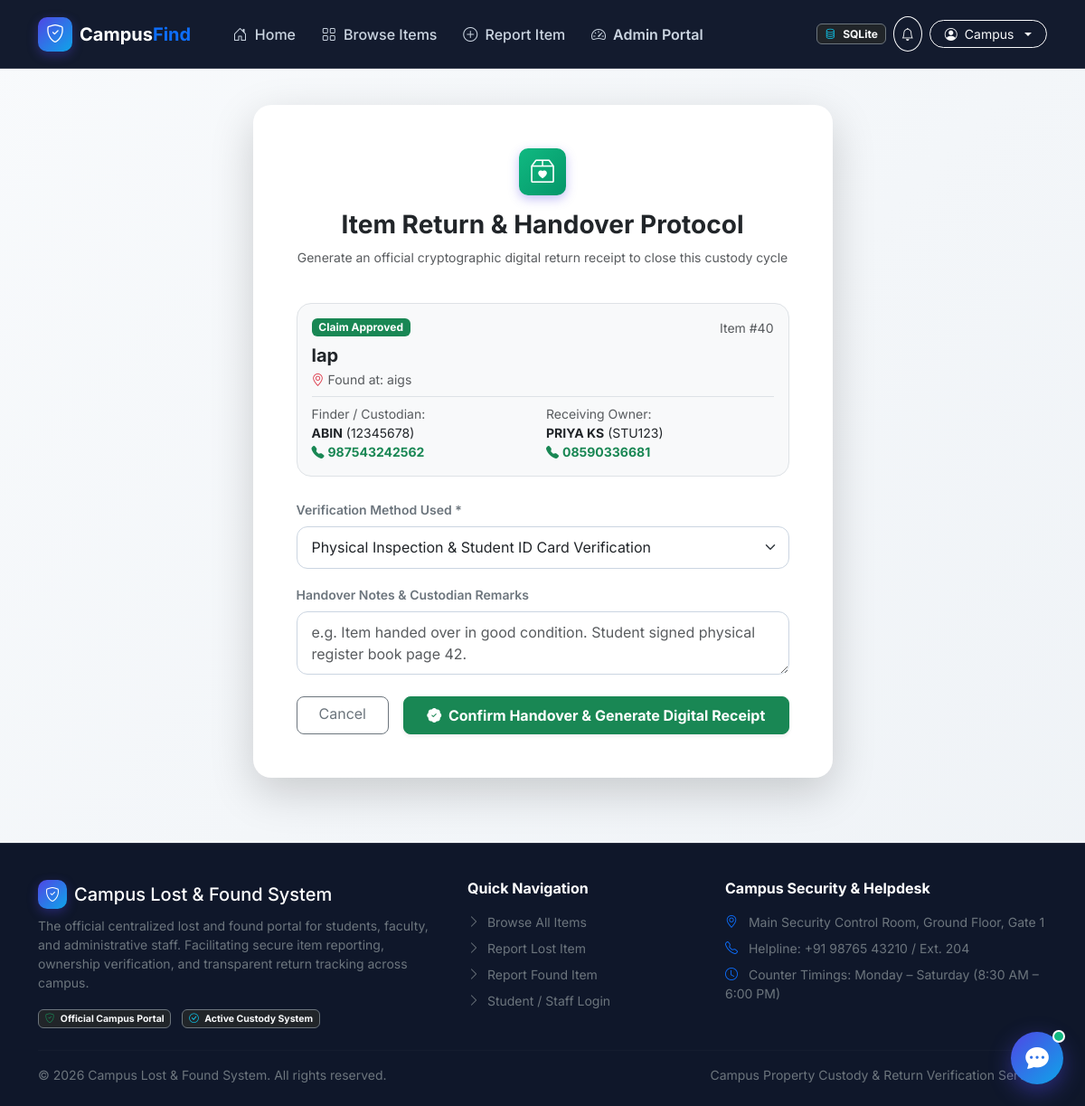
The page /admin/return/21 (signed in) on the database its author committed.
### tables this page shows
CREATE TABLE users (
                id INTEGER PRIMARY KEY AUTOINCREMENT,
                full_name TEXT NOT NULL,
                email TEXT NOT NULL UNIQUE,
                student_id TEXT NOT NULL UNIQUE,
                phone TEXT NOT NULL,
                password_hash TEXT NOT NULL,
                role TEXT DEFAULT 'student',
                department TEXT DEFAULT 'General',
                created_at TIMESTAMP DEFAULT CURRENT_TIMESTAMP
            );

CREATE TABLE items (
                id INTEGER PRIMARY KEY AUTOINCREMENT,
                user_id INTEGER NOT NULL,
                item_type TEXT NOT NULL,
                title TEXT NOT NULL,
                category_id INTEGER NOT NULL,
                description TEXT NOT NULL,
                location TEXT NOT NULL,
                event_date DATE NOT NULL,
                primary_color TEXT DEFAULT 'Unknown',
                brand TEXT DEFAULT 'Unknown',
                image_filename TEXT DEFAULT 'default_item.png',
                storage_location TEXT DEFAULT NULL,
                status TEXT DEFAULT 'open',
                is_resolved INTEGER DEFAULT 0,
                created_at TIMESTAMP DEFAULT CURRENT_TIMESTAMP,
                updated_at TIMESTAMP DEFAULT CURRENT_TIMESTAMP, secret_details TEXT DEFAULT NULL,
                FOREIGN KEY (user_id) REFERENCES users(id) ON DELETE CASCADE,
                FOREIGN KEY (category_id) REFERENCES categories(id)
            );

CREATE TABLE claims (
                id INTEGER PRIMARY KEY AUTOINCREMENT,
                item_id INTEGER NOT NULL,
                claimant_id INTEGER NOT NULL,
                proof_description TEXT NOT NULL,
                proof_image TEXT DEFAULT NULL,
                contact_number TEXT NOT NULL,
                status TEXT DEFAULT 'pending',
                admin_notes TEXT DEFAULT NULL,
                reviewed_by INTEGER DEFAULT NULL,
                reviewed_at TIMESTAMP DEFAULT NULL,
                created_at TIMESTAMP DEFAULT CURRENT_TIMESTAMP, secret_answer TEXT DEFAULT NULL, claim_match_score REAL DEFAULT 0.0, ai_recommendation TEXT DEFAULT NULL, risk_flags TEXT DEFAULT NULL, evidence_type TEXT DEFAULT NULL,
                FOREIGN KEY (item_id) REFERENCES items(id) ON DELETE CASCADE,
                FOREIGN KEY (claimant_id) REFERENCES users(id) ON DELETE CASCADE,
                FOREIGN KEY (reviewed_by) REFERENCES users(id)
            );

### app.py (the view, shortened to what this page needs)
@app.route('/admin/return/<int:claim_id>', methods=['GET', 'POST'])
@admin_required
def process_return(claim_id):
    claim = db.get_claim_by_id(claim_id)
    if not claim:
        abort(404)
    item = db.get_item_by_id(claim['item_id'])
    return render_template('admin_return_form.html', claim=claim, item=item)

### templates/admin_return_form.html (shortened to what this page needs)
{% extends "base.html" %}
{% block content %}
<div class="container py-4">
    <div class="row justify-content-center">
        <div class="col-lg-7">
            <div class="card card-custom border-0 shadow-lg p-4 p-md-5 bg-white">
                <div class="text-center mb-4">
                    <span class="navbar-brand-badge mb-2" style="width: 52px; height: 52px; font-size: 1.6rem; background: linear-gradient(135deg, #10b981, #059669);">
                        <i class="bi bi-box2-heart"></i>
                    </span>
                    <h3 class="fw-bold text-dark mt-2">Item Return &amp; Handover Protocol</h3>
                    <p class="text-muted small">Generate an official cryptographic digital return receipt to close this custody cycle</p>
                </div>
                <div class="p-3 bg-light rounded-4 mb-4 border">
                    <div class="d-flex justify-content-between align-items-center mb-2">
                        <span class="badge bg-success">Claim Approved</span>
                        <span class="small text-muted">Item #{{ item.id }}</span>
                    </div>
                    <h5 class="fw-bold text-dark mb-1">{{ item.title }}</h5>
                    <p class="text-muted small mb-2"><i class="bi bi-geo-alt me-1 text-danger"></i>Found at: {{ item.location }}</p>
                    <div class="pt-2 border-top small">
                        <div class="row g-2">
                            <div class="col-sm-6">
                                <span class="text-muted">Finder / Custodian:</span><br>
                                <strong class="text-dark">{{ item.reporter_name }}</strong> ({{ item.reporter_student_id }})<br>
                                <a href="tel:{{ item.reporter_phone }}" class="text-success fw-bold text-decoration-none"><i class="bi bi-telephone-fill me-1"></i>{{ item.reporter_phone }}</a>
                            </div>
                            <div class="col-sm-6">
                                <span class="text-muted">Receiving Owner:</span><br>
                                <strong class="text-dark">{{ claim.claimant_name }}</strong> ({{ claim.claimant_student_id }})<br>
                                <a href="tel:{{ claim.contact_number }}" class="text-success fw-bold text-decoration-none"><i class="bi bi-telephone-fill me-1"></i>{{ claim.contact_number }}</a>
                            </div>
                        </div>
                    </div>
                </div>
                <form method="POST" action="{{ url_for('process_return', claim_id=claim.id) }}">
                    <div class="mb-3">
                        <label for="verification_method" class="form-label fw-semibold small text-secondary">
                            Verification Method Used *
                        </label>
                        <select class="form-select" id="verification_method" name="verification_method" required>
                            <option value="Student ID Card & Physical Inspection">Physical Inspection &amp; Student ID Card Verification</option>
                        </select>
                    </div>
                    <div class="mb-4">
                        <label for="remarks" class="form-label fw-semibold small text-secondary">
                            Handover Notes &amp; Custodian Remarks
                        </label>
                        <textarea class="form-control" id="remarks" name="remarks" rows="2" placeholder="e.g. Item handed over in good condition. Student signed physical register book page 42."></textarea>
                    </div>
                    <div class="d-flex gap-3">
                        <a href="{{ url_for('admin_dashboard') }}" class="btn btn-outline-secondary px-4 rounded-3">Cancel</a>
                        <button type="submit" class="btn btn-success flex-grow-1 py-2 fw-bold rounded-3 shadow-sm">
                            <i class="bi bi-patch-check-fill me-1"></i> Confirm Handover &amp; Generate Digital Receipt
                        </button>
                    </div>
                </form>
            </div>
        </div>
    </div>
</div>
{% endblock %}

### templates/base.html (shortened to what this page needs)
<!DOCTYPE html>
<html lang="en">
<head>
    <link href="https://cdn.jsdelivr.net/npm/bootstrap@5.3.3/dist/css/bootstrap.min.css" rel="stylesheet">
    <link rel="stylesheet" href="https://cdn.jsdelivr.net/npm/bootstrap-icons@1.11.3/font/bootstrap-icons.min.css">
    <link rel="stylesheet" href="{{ url_for('static', filename='css/style.css') }}">
</head>
<body>
    <nav class="navbar navbar-expand-lg navbar-dark navbar-campus sticky-top">
        <div class="container">
            <a class="navbar-brand d-flex align-items-center gap-2 fw-bold" href="{{ url_for('index') }}">
                <span class="navbar-brand-badge">
                    <i class="bi bi-shield-check"></i>
                </span>
                <span>Campus<span class="text-primary">Find</span></span>
            </a>
            <div class="collapse navbar-collapse" id="navbarMain">
                <ul class="navbar-nav me-auto mb-2 mb-lg-0 ms-lg-3">
                    <li class="nav-item">
                        <a class="nav-link {% if request.endpoint == 'index' %}active{% endif %}" href="{{ url_for('index') }}">
                            <i class="bi bi-house-door me-1"></i> Home
                        </a>
                    </li>
                    <li class="nav-item">
                        <a class="nav-link {% if request.endpoint == 'browse' %}active{% endif %}" href="{{ url_for('browse') }}">
                            <i class="bi bi-grid me-1"></i> Browse Items
                        </a>
                    </li>
                    <li class="nav-item">
                        <a class="nav-link {% if request.endpoint == 'report_item' %}active{% endif %}" href="{{ url_for('report_item') }}">
                            <i class="bi bi-plus-circle me-1"></i> Report Item
                        </a>
                    </li>
                    {% if session.get('user_role') == 'admin' %}
                    <li class="nav-item">
                        <a class="nav-link text-warning fw-semibold {% if 'admin' in (request.endpoint or '') %}active{% endif %}" href="{{ url_for('admin_dashboard') }}">
                            <i class="bi bi-speedometer2 me-1"></i> Admin Portal
                        </a>
                    </li>
                    {% endif %}
                </ul>
                <div class="d-flex align-items-center gap-2">
                    {% if session.get('user_role') == 'admin' %}
                    <span class="badge bg-dark border border-secondary text-light px-2 py-1 small d-none d-md-inline-flex align-items-center gap-1" title="Storage Engine: {{ db_engine }}">
                        <i class="bi bi-database me-1 text-info"></i> {{ db_engine }}
                    </span>
                    {% endif %}
                    {% if current_user %}
                    <a href="{{ url_for('notifications') }}" class="btn btn-outline-light position-relative btn-sm rounded-circle p-2 px-2" title="Notifications">
                        <i class="bi bi-bell"></i>
                    </a>
                    <div class="dropdown">
                        <button class="btn btn-outline-light btn-sm dropdown-toggle rounded-pill px-3 py-1 d-flex align-items-center gap-2" type="button" data-bs-toggle="dropdown">
                            <i class="bi bi-person-circle"></i>
                            <span class="d-none d-sm-inline">{{ current_user.full_name.split()[0] }}</span>
                        </button>
                    </div>
                    {% else %}
                    <a href="{{ url_for('login') }}" class="btn btn-outline-light btn-sm px-3 rounded-pill">Log In</a>
                    <a href="{{ url_for('register') }}" class="btn btn-primary btn-sm px-3 rounded-pill">Register</a>
                    {% endif %}
                </div>
            </div>
        </div>
    </nav>
    <main>
        {% block content %}{% endblock %}
    </main>
    <footer class="footer-campus mt-5">
        <div class="container">
            <div class="row g-4 mb-4">
                <div class="col-lg-5 col-md-6">
                    <div class="d-flex align-items-center gap-2 mb-2">
                        <span class="navbar-brand-badge" style="width:32px; height:32px; font-size:1rem;">
                            <i class="bi bi-shield-check"></i>
                        </span>
                        <h5 class="text-white mb-0">Campus Lost &amp; Found System</h5>
                    </div>
                    <p class="small text-secondary mb-3">
                        The official centralized lost and found portal for students, faculty, and administrative staff. Facilitating secure item reporting, ownership verification, and transparent return tracking across campus.
                    </p>
                    <div class="small text-secondary">
                        <span class="badge bg-dark border border-secondary text-light me-2"><i class="bi bi-shield-check text-success me-1"></i> Official Campus Portal</span>
                        <span class="badge bg-dark border border-secondary text-light"><i class="bi bi-check-circle text-info me-1"></i> Active Custody System</span>
                    </div>
                </div>
                <div class="col-lg-3 col-md-6">
                    <h6 class="text-white fw-bold mb-3">Quick Navigation</h6>
                    <ul class="list-unstyled small">
                        <li class="mb-2"><a href="{{ url_for('browse') }}" class="text-secondary text-decoration-none hover-white"><i class="bi bi-chevron-right me-1"></i> Browse All Items</a></li>
                        <li class="mb-2"><a href="{{ url_for('report_item', type='lost') }}" class="text-secondary text-decoration-none hover-white"><i class="bi bi-chevron-right me-1"></i> Report Lost Item</a></li>
                        <li class="mb-2"><a href="{{ url_for('report_item', type='found') }}" class="text-secondary text-decoration-none hover-white"><i class="bi bi-chevron-right me-1"></i> Report Found Item</a></li>
                        <li class="mb-2"><a href="{{ url_for('login') }}" class="text-secondary text-decoration-none hover-white"><i class="bi bi-chevron-right me-1"></i> Student / Staff Login</a></li>
                    </ul>
                </div>
                <div class="col-lg-4 col-md-12">
                    <h6 class="text-white fw-bold mb-3">Campus Security &amp; Helpdesk</h6>
                    <p class="small text-secondary mb-2">
                        <i class="bi bi-geo-alt me-2 text-primary"></i> Main Security Control Room, Ground Floor, Gate 1
                    </p>
                    <p class="small text-secondary mb-2">
                        <i class="bi bi-telephone me-2 text-primary"></i> Helpline: +91 98765 43210 / Ext. 204
                    </p>
                    <p class="small text-secondary mb-0">
                        <i class="bi bi-clock me-2 text-primary"></i> Counter Timings: Monday – Saturday (8:30 AM – 6:00 PM)
                    </p>
                </div>
            </div>
            <hr class="border-secondary border-opacity-25 my-3">
            <div class="d-flex flex-column flex-md-row justify-content-between align-items-center small text-secondary">
                <p class="mb-0">&copy; {{ now_year }} Campus Lost &amp; Found System. All rights reserved.</p>
                <p class="mb-0">Campus Property Custody &amp; Return Verification Service.</p>
            </div>
        </div>
    </footer>
    <div id="liveToastContainer" class="toast-container position-fixed bottom-0 start-0 p-3" style="z-index: 1060;"></div>
    <button type="button" id="campusBotToggle" class="campusbot-fab" title="Chat with CampusBot AI Assistant" aria-label="Open AI Assistant">
        <i class="bi bi-chat-dots-fill"></i>
        <span class="fab-badge"></span>
    </button>
</body>
</html>

### rows shown on the page
users: full_name "Campus"
items: id "40", title "lap", location "aigs"
users: reporter_name "ABIN", reporter_student_id "12345678", reporter_phone "987543242562"
users: claimant_name "PRIYA KS", claimant_student_id "STU123"
claims: contact_number "08590336681"

### other values the page prints
{{ db_engine }} "SQLite"
